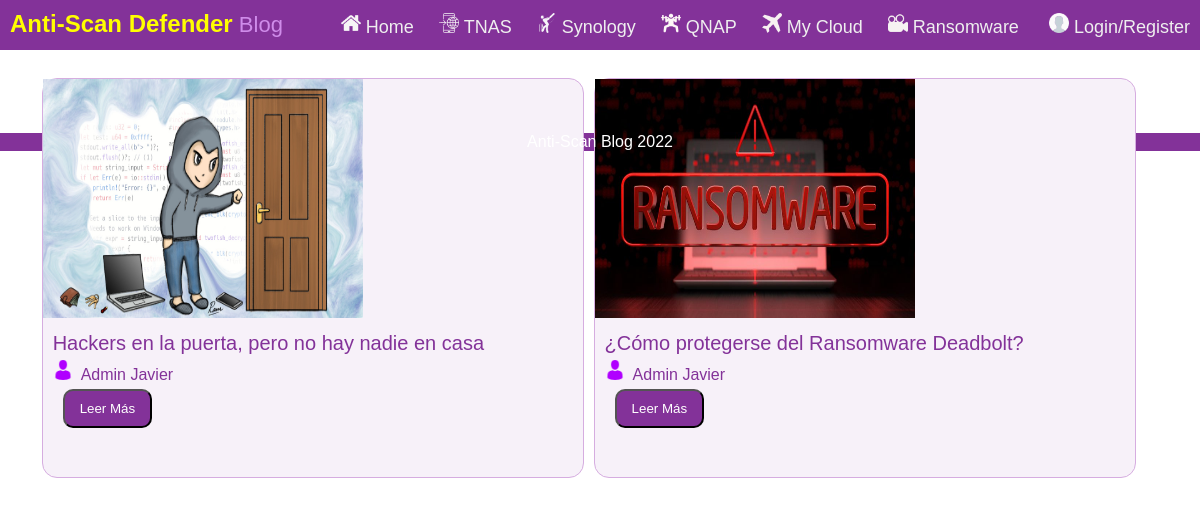
Screenshot of /entertainment.php with the database file from the repository.
### tables this page shows
CREATE TABLE `posts` (
  `Post_ID` int(11) NOT NULL,
  `title` varchar(100) NOT NULL,
  `description` text NOT NULL,
  `featured` varchar(200) NOT NULL,
  `category` varchar(30) NOT NULL,
  `author` varchar(50) NOT NULL,
  `date` datetime NOT NULL,
  `status` varchar(10) NOT NULL,
  `visitors` int(5) NOT NULL,
  `scheduledate` date NOT NULL
);

CREATE TABLE `users` (
  `UID` int(11) NOT NULL,
  `Name` varchar(50) NOT NULL,
  `Email` varchar(50) NOT NULL,
  `Password` varchar(50) NOT NULL,
  `Created` date NOT NULL
);

### entertainment.php (the view, shortened to what this page needs)
<!DOCTYPE html>
<html>
<head>
	<link rel="stylesheet" type="text/css" href="style.css">
  <link href="http://larry.serveftp.com/blog/css.css?family=Quicksand" rel="stylesheet">
</head>
<body>
 <div class="nav">
  <div class="nav-header">
    <div class="nav-title">
      <font color="yellow" size="5"><b>Anti-Scan Defender</b></font> <font color="#cf8cea">Blog</font>
    </div>
  </div>
  <div class="nav-links" >
<a class="active" href="index.php"><img src="images/home.png" width="20px"></img>&nbsp;Home</a>
  <a href="technology.php"><img src="images/technology.png" width="20px"></img>&nbsp;TNAS</a>
  <a href="sports.php"><img src="images/sports.png" width="20px"></img>&nbsp;Synology</a>
  <a href="health.php"><img src="images/health.png" width="20px"></img>&nbsp;QNAP</a>
  <a href="travel.php"><img src="images/travel.png" width="20px"></img>&nbsp;My Cloud</a>
  <a href="entertainment.php"><img src="images/entertainment.png" width="20px"></img>&nbsp;Ransomware</a>
    <?php session_start(); if(!isset($_SESSION['ID']))
      {
        echo "<a href='admin/login.php'>&nbsp;<img src='images/user.png' width='20px'>&nbsp;Login/Register</a>";
      }
        else {
        echo "<a href='admin/logout.php'><img src='images/user.png' width='20px'>&nbsp;Logout</a><a href='admin/index.php'><img src='images/settings-gears.png' width='20px'>&nbsp;Dashboard</a>";
      }
        ?>
  </div>
	<div class="container">
		<div class="left">
			<?php
include("config.php");
$sql = "SELECT Post_ID,title,description,author,featured from posts where status='publish' and category='Entertainment'order by date desc limit 10;";
$result = $db->query($sql);
if ($result->num_rows > 0) {
    while($row = $result->fetch_assoc()) {
        $stmt=$db->prepare("SELECT Name from users where email=?;");
        $stmt->bind_param("s",$row['author']);
        $stmt->execute();
        $result2 =$stmt->get_result();
$row2 = $result2->fetch_assoc();
        echo "<div class='articlelink'>
              <img src='admin/uploads/".$row['featured']."' width='320' height='70%' class='articimage'><br>
               <div class='contentcontainer'>
               <label class='titlehai' style='margin-top:5px;'>".$row['title']."</label><br>
               <label><img src='images/man-user.png' width='20px' style='margin-top:5px;'></img>&nbsp; ".$row2['Name']."</label><br>
               <a href='view-post.php?pid=".$row['Post_ID']."'><input type='button' style='cursor:pointer; margin-top:5px;' class='read' value='Leer Más' ></a>
               </div>
			</div>";
    }
} else {
    echo "No Posts Yet";
}
?>
		</div>
	</div>
<footer class="fut" align="center"><p>Anti-Scan Blog 2022 </p></footer>
</body>
</html>

### style.css (style rules this page uses)
.articimage { -webkit-transition: all 2s ease; -moz-transition: all 2s ease; -ms-transition: all 2s ease; transition: all 2s ease; }
.articlelink { background-color: #f7f1f9; }
.articlelink { width: 32.5%; border:1px solid #d6ade0; height: 500px; float: left; border-radius: 15px; margin-top: 10px; margin-left: 10px; }
.contentcontainer { padding: 10px 10px 10px 10px; }
.read { background-color: #833299; color: white; padding: 10px 15px 10px 15px; border-radius: 10px; margin-left: 10px; font-family: 'Quicksand', sans-serif; }
label { font-family: 'Quicksand', sans-serif; color: #833299; }
.titlehai { font-size: 20px; }
.nav-links a { padding-bottom: 35px; }
.container { margin-top: 20px; width:97%; margin-left: 20px; margin-right: 20px; height: 98%; }
.left { width:98%; border-radius: 20px; margin-left: 200px; height: 80%; float: left; }
@media (max-width: 1600px) { .left { width:97%; border-radius: 20px; height: 80%; float: left; } }
@media (max-width: 1600px) { .articlelink { max-width: 50%; height: 470px; border:1px solid #d6ade0; } }
@media (max-width: 1600px) { .articimage { height: 60%; } }
@media (max-width: 1297px) { .left { width:97%; border-radius: 20px; height: 80%; float: left; } }
@media (max-width: 1297px) { .articlelink { max-width: 48%; height: 400px; border:1px solid #d6ade0; width: 49%; } }
* { box-sizing: border-box; }
body { margin: 0px; font-family: 'Quicksand', sans-serif; }
.nav { height: 50px; width: 100%; background-color: #833299; position: relative; }
.nav > .nav-header { display: inline; }
.nav > .nav-header > .nav-title { display: inline-block; font-size: 22px; color: #fff; padding: 10px 10px 10px 10px; }
.nav > .nav-links { display: inline; float: right; font-size: 18px; }
.nav > .nav-links > a { display: inline-block; padding: 13px 10px 13px 10px; text-decoration: none; color: #efefef; }
.fut { width: 100%; background-color: #833299; bottom: 0; color: white; margin-bottom: 1px; }

### entertainment.php (style rules this page uses)
.left { margin-left: 1%; }

### rows the page displays
posts: featured (picture), title "Hackers en la puerta, pero no hay nadie en casa", users.Name "Admin Javier"
posts: featured (picture), title "¿Cómo protegerse del Ransomware Deadbolt?", users.Name "Admin Javier"
